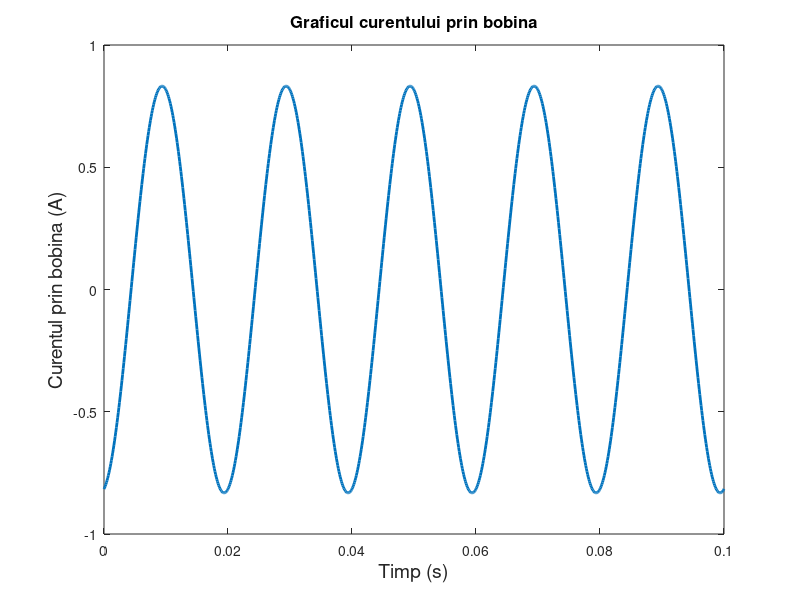

MATLAB code for this plot:
function Elth_2_1()
  
  Z_l = 10i;
  Z_c = -100i;
  Z_e = (1 * Z_c)/(Z_c); % (Zr2 * Z_c)/(Zr2 + Z_c)
  
  A = [10i+2];

  b = [6];
  sol = A \ b;

  % sol(1) = I_3
  
  printf('I_3 = %f %fi\n\n', sol(1), sol(1)/1i);
  
  % se vor genera vectorul curentilor de pe laturile generatoare si
  % vectorul tensiunilor la bornele surselor:
  % I_gen = [I_1 I_2 I_5 I_6]
  % I_cons = [I_3 I_4 I_6]
  I_gen = zeros(4, 1);
  I_cons = zeros(3, 1);
  
  I_gen(1) = 5;
  I_gen(2) = 3i;
  I_gen(3) = I_gen(1) - I_gen(2); % i5 = i1 - i2
  I_cons(2) = I_gen(1); % i4 = i1
  I_cons(1) = sol(1); % i3 = solutie
  I_gen(4) = I_gen(1) - I_cons(1); % i6 = i1 - i3
  I_cons(3) = I_gen(4); % i6 = i1 - i3
  U_5 = i; % u5 = E_2
  U_2 = i; % u5 = E_2
  U_4 = I_cons(2) * Z_e; % U4 = I4 * Z_e
  U_6 = 1 + I_cons(3) * 1; % E_1 + i6 * Zr1
  U_3 = U_6;
  U_1 = U_6 + U_4 + U_5;

  % se afiseaza rezultatele
  printf('I_1 = %f + %fi\n', I_gen(1), I_gen(1)/1i);
  printf('I_2 = %f + %fi\n', I_gen(2), I_gen(2)/1i);
  printf('I_5 = %f %fi\n', I_gen(3), I_gen(3)/1i);
  printf('I_6 = %f + %fi\n', I_gen(4), I_gen(4)/1i);
  printf('I_3 = %f %fi\n', I_cons(1), I_cons(1)/1i);
  printf('I_4 = %f + %fi\n', I_cons(2), I_cons(2)/1i);
  printf('U_5 = %f + %fi\n', U_5, U_5/1i);
  printf('U_2 = %f + %fi\n', U_2, U_2/1i);
  printf('U_4 = %f + %fi\n', U_4, U_4/1i);
  printf('U_6 = %f + %fi\n', U_6, U_6/1i);
  printf('U_3 = %f + %fi\n', U_3, U_3/1i);
  printf('U_1 = %f + %fi\n\n', U_1, U_1/1i);

  % se vor calcula puterile consumate si generate pentru circuit
  S_gen = - I_gen(3)*U_5 - 1 * I_gen(4) - I_gen(2) * U_5 + I_gen(1) * U_1;
  S_cons = abs(I_cons(1))^2*(1+10i) + abs(I_cons(2))^2*Z_e + abs(I_cons(3))^2*1;
  
  printf('S_gen = %f + %fi\n', S_gen, S_gen/1i);
  printf('S_cons = %f + %f\n\n', S_cons, 2.307692i);
  
  % i_L trecut in timp va fi:
  r=abs(sol(1));
  phi=angle(sol(1));
  t = [0:0.0001:0.1];
  for i = 1:length(t)
    i_L(i) = r * sqrt(2) * sin(100 * pi * t(i) + phi);
  endfor
  
  % se traseaza graficul lui i_L(t)
  plot(t, i_L, 'LineWidth', 2);
  xlabel('Timp (s)', 'FontSize', 14);
  ylabel('Curentul prin bobina (A)', 'FontSize', 14);
  title('Graficul curentului prin bobina', 'FontSize', 12);
  
  printf('r = %f\n', r);
  printf('phi = %f\n', phi);
endfunction